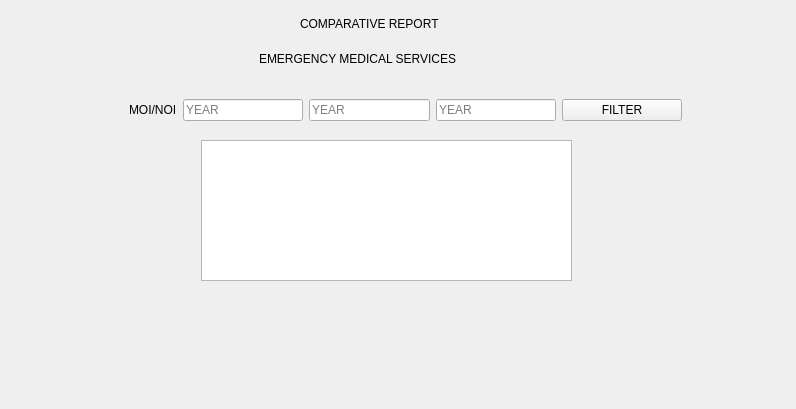
<?xml version="1.0" encoding="UTF-8"?>
<ui version="4.0">
 <class>Form</class>
 <widget class="QWidget" name="Form">
  <property name="geometry">
   <rect>
    <x>0</x>
    <y>0</y>
    <width>796</width>
    <height>409</height>
   </rect>
  </property>
  <property name="windowTitle">
   <string>Form</string>
  </property>
  <widget class="QFrame" name="navBar">
   <property name="geometry">
    <rect>
     <x>0</x>
     <y>0</y>
     <width>801</width>
     <height>81</height>
    </rect>
   </property>
   <property name="styleSheet">
    <string notr="true"/>
   </property>
   <layout class="QVBoxLayout" name="verticalLayout">
    <item alignment="Qt::AlignHCenter">
     <widget class="QLabel" name="comparativeReport_label">
      <property name="minimumSize">
       <size>
        <width>201</width>
        <height>30</height>
       </size>
      </property>
      <property name="maximumSize">
       <size>
        <width>115</width>
        <height>169</height>
       </size>
      </property>
      <property name="styleSheet">
       <string notr="true">font: 75 14pt &quot;MS Shell Dlg 2&quot;;</string>
      </property>
      <property name="text">
       <string>COMPARATIVE REPORT</string>
      </property>
     </widget>
    </item>
    <item alignment="Qt::AlignHCenter">
     <widget class="QLabel" name="ems_label">
      <property name="minimumSize">
       <size>
        <width>283</width>
        <height>30</height>
       </size>
      </property>
      <property name="maximumSize">
       <size>
        <width>115</width>
        <height>169</height>
       </size>
      </property>
      <property name="styleSheet">
       <string notr="true">font: 75 14pt &quot;MS Shell Dlg 2&quot;;</string>
      </property>
      <property name="text">
       <string>EMERGENCY MEDICAL SERVICES</string>
      </property>
     </widget>
    </item>
   </layout>
  </widget>
  <widget class="QTableWidget" name="comparativeReport_table">
   <property name="geometry">
    <rect>
     <x>201</x>
     <y>140</y>
     <width>371</width>
     <height>141</height>
    </rect>
   </property>
   <property name="editTriggers">
    <set>QAbstractItemView::NoEditTriggers</set>
   </property>
   <property name="selectionBehavior">
    <enum>QAbstractItemView::SelectRows</enum>
   </property>
  </widget>
  <widget class="QFrame" name="gridFrame">
   <property name="geometry">
    <rect>
     <x>120</x>
     <y>90</y>
     <width>571</width>
     <height>41</height>
    </rect>
   </property>
   <layout class="QGridLayout" name="gridLayout_2">
    <item row="0" column="2">
     <widget class="QLineEdit" name="year2_lineedit">
      <property name="sizePolicy">
       <sizepolicy hsizetype="Minimum" vsizetype="Fixed">
        <horstretch>0</horstretch>
        <verstretch>0</verstretch>
       </sizepolicy>
      </property>
      <property name="placeholderText">
       <string>YEAR</string>
      </property>
     </widget>
    </item>
    <item row="0" column="3">
     <widget class="QLineEdit" name="year3_lineedit">
      <property name="sizePolicy">
       <sizepolicy hsizetype="Minimum" vsizetype="Fixed">
        <horstretch>0</horstretch>
        <verstretch>0</verstretch>
       </sizepolicy>
      </property>
      <property name="placeholderText">
       <string>YEAR</string>
      </property>
     </widget>
    </item>
    <item row="0" column="0">
     <widget class="QLabel" name="moiNoi_label">
      <property name="sizePolicy">
       <sizepolicy hsizetype="Maximum" vsizetype="Preferred">
        <horstretch>0</horstretch>
        <verstretch>0</verstretch>
       </sizepolicy>
      </property>
      <property name="text">
       <string>MOI/NOI</string>
      </property>
     </widget>
    </item>
    <item row="0" column="1">
     <widget class="QLineEdit" name="year1_lineedit">
      <property name="sizePolicy">
       <sizepolicy hsizetype="Minimum" vsizetype="Fixed">
        <horstretch>0</horstretch>
        <verstretch>0</verstretch>
       </sizepolicy>
      </property>
      <property name="placeholderText">
       <string>YEAR</string>
      </property>
     </widget>
    </item>
    <item row="0" column="4">
     <widget class="QPushButton" name="filter_button">
      <property name="text">
       <string>FILTER</string>
      </property>
     </widget>
    </item>
   </layout>
  </widget>
 </widget>
 <resources/>
 <connections/>
</ui>
